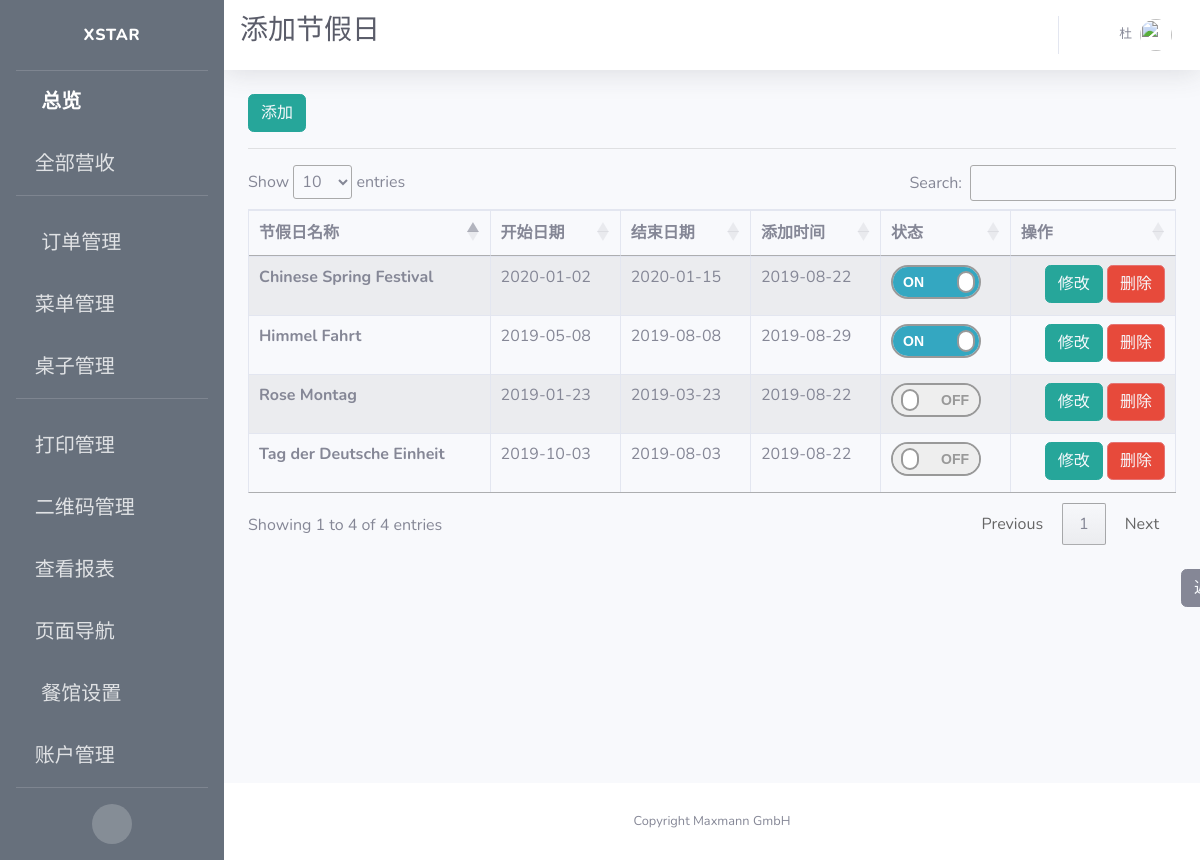
/holiday/manage (signed in), run on the app's committed database.
### app/models.py (models this page shows, shortened)
class User(UserMixin, db.Model):
    id = db.Column(db.Integer, primary_key=True)
    username = db.Column(db.String(64), index=True, unique=True, nullable=False)
    alias = db.Column(db.String(64))
    email = db.Column(db.String(120), unique=True)
    password_hash = db.Column(db.String(128))
    permissions = db.Column(db.Integer)
    container = db.Column(db.String(300))
    timeCreated = db.Column(db.DateTime, default=datetime.utcnow)

class Holiday(db.Model):
    id = db.Column(db.Integer, primary_key=True, unique=True, index=True)
    name = db.Column(db.String(500))
    start = db.Column(db.DateTime)
    end = db.Column(db.DateTime)
    timeCreated = db.Column(db.DateTime)
    inUse = db.Column(db.Boolean, default=True)

### app/routes.py (the view)
@app.route('/holiday/manage')
@login_required
def holidays_manage():
    referrer = request.headers.get('Referer')
    holidays = Holiday.query.all()
    context = dict(referrer=referrer,
                   title=u"添加节假日",
                   company_name=company_info.get('company_name'),
                   holidays=holidays)
    return render_template("holiday_manage.html", **context)

### app/models.py (called while the page is built)
@login.user_loader
def load_user(id):
    return User.query.get(int(id))

### app/templates/holiday_manage.html (shortened to what this page needs)
{% extends 'base.html' %}
{% block css %}
<link rel="stylesheet" type="text/css" href="https://cdn.datatables.net/1.10.19/css/jquery.dataTables.css">
<link rel="stylesheet" type="text/css" href="https://cdnjs.cloudflare.com/ajax/libs/twitter-bootstrap/4.1.3/css/bootstrap.css">
<link rel="stylesheet" type="text/css" href="https://cdn.datatables.net/1.10.19/css/dataTables.bootstrap4.min.css">
<link rel="stylesheet" href={{ url_for('static', filename='css/table_switch.css') }}>
{% endblock %}
{% block title %}
<h1 class="h3 mb-2 text-gray-800">{{title}}</h1>
<br>
{% endblock %}
{% block content %}
<button type="button" class="btn btn-info" style="border-color:#26a69a; background-color:#26a69a;">
  <a href={{ url_for('add_holiday') }} style="color: rgb(247, 249, 252)">
    添加
  </a>
</button>
<hr>
<div class="row">
    <div class="col-sm-12">
    <table id="example" class="table table-striped table-bordered">
      <thead>
        <tr>
          <th scope="col">节假日名称</th>
          <th scope="col">开始日期</th>
          <th scope="col">结束日期</th>
          <th scope="col">添加时间</th>
          <th scope="col">状态</th>
          <th scope="col">操作</th>
        </tr>
      </thead>
      <tbody>
      {% for holiday in holidays %}
        <tr>
          <th scope="row">{{ holiday.name }}</th>
          <td>{{ holiday.start.strftime("%Y-%m-%d") }}</td>
          <td>{{ holiday.end.strftime("%Y-%m-%d") }}</td>
          <td>{{ holiday.timeCreated.strftime("%Y-%m-%d") }}</td>
          <td>
            <div class="onoffswitch">
              <label class="onoffswitch-label" for={{ holiday.id }} >
                  <span class="onoffswitch-switch"></span>
              </label>
            </div>
          </td>
          <td style="text-align:right">
            <span>
              <button type="button" class="btn btn-info" style="border-color:#26a69a; background-color:#26a69a;">
                <a style="color: rgb(247, 249, 252)" href="{{ url_for('edit_holiday', holiday_id=holiday.id) }}">
                  修改
                </a>
              </button>
            </span>
            <span>
              <button type="button" class="btn btn-danger" style="border-color:#E57373; background-color:##E57373;">
                <a style="color: rgb(247, 249, 252)" href="{{ url_for('remove_holiday', holiday_id=holiday.id) }}">
                  删除
                </a>
              </button>
            </span>
          </td>
        </tr>
      {% endfor %}
      </tbody>
    </table>
    </div>
</div>
<br>
<button type="button" class="btn btn-secondary" id="back">
  <a href="{{ referrer }}" style="color: rgb(247, 249, 252)">
  </a>
</button>
{% endblock %}

### app/templates/base.html (shortened to what this page needs)
<!DOCTYPE html>
<html lang="en">
<head>
  {% block css %}
  {% endblock %}
  <link href="{{ url_for('static', filename='fontawesome-free/css/all.min.css') }}" rel="stylesheet" type="text/css">
  <link href="{{ url_for('static', filename='css/sb-admin-2.min.css')}}" rel="stylesheet">
  <link rel='stylesheet' href='https://cdnjs.cloudflare.com/ajax/libs/flag-icon-css/0.8.2/css/flag-icon.min.css'>
</head>
<body id="page-top">
  <div id="wrapper">
    <ul class="navbar-nav bg-gradient-primary sidebar sidebar-dark accordion" id="accordionSidebar">
      <a class="sidebar-brand d-flex align-items-center justify-content-center" href="{{ url_for('index') }}">
        <div class="sidebar-brand-text mx-3">Xstar</div>
      </a>
      <hr class="sidebar-divider my-0">
      <li class="nav-item active">
        <a class="nav-link" href="{{url_for('index') }}">
          <i class="fas fa-fw fa-tachometer-alt"></i>
          <span>总览</span></a>
      </li>
      <li class="nav-item">
        <a class="nav-link collapsed" href="#" data-toggle="collapse" data-target="#collapseOne" aria-expanded="true" aria-controls="collapseOne">
          <i class="fas fa-money-bill-alt"></i>
          <span>全部营收</span>
        </a>
      </li>
      <hr class="sidebar-divider">
      <li class="nav-item">
        <a class="nav-link collapsed" href="#" data-toggle="collapse" data-target="#collapseTwo" aria-expanded="true" aria-controls="collapseTwo">
          <i class="fas fa-fw fa-cog"></i>
          <span>订单管理</span>
        </a>
      </li>
      <li class="nav-item">
        <a class="nav-link collapsed" href="#" data-toggle="collapse" data-target="#collapseMenu" aria-expanded="true" aria-controls="collapseTwo">
        <i class="fas fa-utensils"></i>
          <span>菜单管理</span>
        </a>
      </li>
      <li class="nav-item">
        <a class="nav-link collapsed" href="#" data-toggle="collapse" data-target="#collapseUtilities" aria-expanded="true" aria-controls="collapseUtilities">
          <i class="fas fa-chair"></i>
          <span>桌子管理</span>
        </a>
      </li>
      <hr class="sidebar-divider">
      <li class="nav-item">
        <a class="nav-link collapsed" href="#" data-toggle="collapse" data-target="#collapsePages" aria-expanded="true" aria-controls="collapsePages">
          <i class="fas fa-print"></i>
          <span>打印管理</span>
        </a>
      </li>
      <li class="nav-item">
        <a class="nav-link" href={{ url_for('qrcode_manage') }}>
          <i class="fas fa-qrcode"></i>
          <span>二维码管理</span>
        </a>
      </li>
      <li class="nav-item">
        <a class="nav-link collapsed" href="#" data-toggle="collapse" data-target="#collapseLogs" aria-expanded="true" aria-controls="collapseUtilities">
          <i class="far fa-sticky-note"></i>
          <span>查看报表</span>
        </a>
      </li>
      <li class="nav-item">
        <a class="nav-link collapsed" href="#" data-toggle="collapse" data-target="#collapseNavigation" aria-expanded="true" aria-controls="collapseUtilities">
          <i class="far fa-compass"></i>
          <span>页面导航</span>
        </a>
      </li>
      <li class="nav-item">
        <a class="nav-link" href="{{ url_for('set_store') }}">
          <i class="fas fa-fw fa-wrench"></i>
          <span>餐馆设置</span></a>
      </li>
      {% if current_user.permissions == 100 %}
      <li class="nav-item">
        <a class="nav-link" href="{{ url_for('boss_users_manage') }}">
          <i class="fas fa-users"></i>
          <span>账户管理</span></a>
      </li>
      {% else %}
      <li class="nav-item">
        <a class="nav-link" href="{{ url_for('users_manage') }}">
          <i class="fas fa-users"></i>
          <span>跑堂人员列表</span></a>
      </li>
      {% endif %}
      <hr class="sidebar-divider d-none d-md-block">
      <div class="text-center d-none d-md-inline">
        <button class="rounded-circle border-0" id="sidebarToggle"></button>
      </div>
    </ul>
    <div id="content-wrapper" class="d-flex flex-column">
      <div id="content">
        <nav class="navbar navbar-expand navbar-light bg-white topbar mb-4 static-top shadow">
          {% block title %}
          {% endblock %}
          <ul class="navbar-nav ml-auto">
            <li class="nav-item dropdown no-arrow">
              <a class="nav-link dropdown-toggle" href="#" id="lanDropdown" role="button" data-toggle="dropdown" aria-haspopup="true" aria-expanded="false">
              </a>
            </li>
            <li class="nav-item dropdown no-arrow">
              <a class="nav-link dropdown-toggle" href="#" id="userDropdown" role="button" data-toggle="dropdown" aria-haspopup="true" aria-expanded="false">
                <span class="mr-2 d-none d-lg-inline text-gray-600 small">{{ current_user.alias }}</span>
                <img class="img-profile rounded-circle" src="https://source.unsplash.com/QAB-WJcbgJk/60x60">
              </a>
            </li>
          </ul>
        </nav>
        <div class="container-fluid">
          {% block content %}{% endblock %}
        </div>
      </div>
      <footer class="sticky-footer bg-white">
        <div class="container my-auto">
          <div class="copyright text-center my-auto">
            <span>Copyright {{ company_name }}</span>
          </div>
        </div>
      </footer>
    </div>
  </div>
</body>
</html>

### app/static/css/table_switch.css (style rules this page uses)
.onoffswitch { position: relative; width: 90px; -webkit-user-select:none; -moz-user-select:none; -ms-user-select: none; }
.onoffswitch-label { display: block; overflow: hidden; cursor: pointer; border: 2px solid #999999; border-radius: 20px; }
.onoffswitch-switch { display: block; width: 18px; margin: 6px; background: #FFFFFF; position: absolute; top: 0; bottom: 0; right: 56px; border: 2px solid #999999; border-radius: 20px; transition: all 0.3s ease-in 0s; }
.onoffswitch-checkbox:checked + .onoffswitch-label .onoffswitch-switch { right: 0px; }

### app/templates/holiday_manage.html (style rules this page uses)
#back { margin-left: 933px; margin-bottom:20px; }

### app/templates/base.html (style rules this page uses)
.bg-gradient-primary { background-image: linear-gradient(180deg,#67707c 10%,#67707c 100%); background-size: cover; }

### data on the page
User: alias "杜"
Holiday: name "Rose Montag", start "2019-01-23", end "2019-03-23", timeCreated "2019-08-22"
Holiday: name "Tag der Deutsche Einheit", start "2019-10-03", end "2019-08-03", timeCreated "2019-08-22"
Holiday: name "Chinese Spring Festival", start "2020-01-02", end "2020-01-15", timeCreated "2019-08-22"
Holiday: name "Himmel Fahrt", start "2019-05-08", end "2019-08-08", timeCreated "2019-08-29"

### other printed values
{{ title }} "添加节假日"
{{ company_name }} "Maxmann GmbH"
